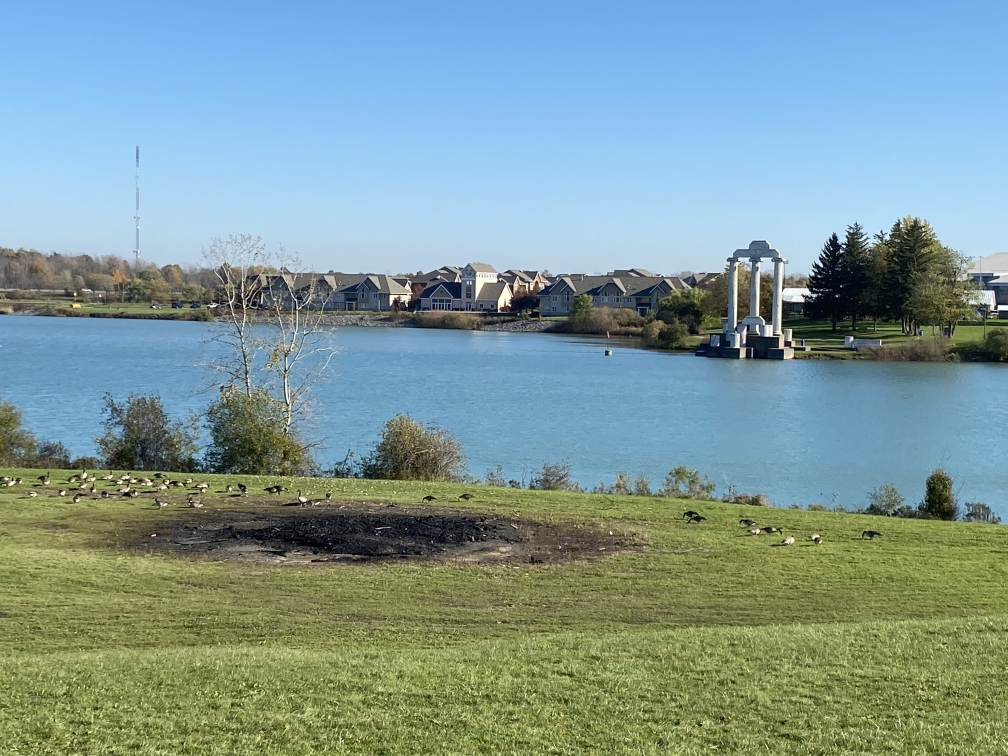
#> input picture NIS/left.jpg, 1008 x 756 px
$ python -i basicsr_niqe.py   (imports and definitions only)
#> lines starting #> are read from the running program, lines starting #| are printed output that depends on the picture
#!/usr/bin/env python3
"""
BasicSR NIQE implementation
======================================

Based on the official BasicSR implementation but made standalone to avoid dependency issues.
Original: https://github.com/XPixelGroup/BasicSR
"""

import cv2
import math
import numpy as np
import os
from scipy.ndimage import convolve
from scipy.special import gamma


# [234 lines left out: functions bgr2ycbcr, imresize, reorder_image, to_y_channel, estimate_aggd_param, compute_feature and 1 more, not called in this run]


def calculate_niqe(img, crop_border=0, input_order='HWC', convert_to='y', **kwargs):
    """Calculate NIQE (Natural Image Quality Evaluator) metric.

    Ref: Making a "Completely Blind" Image Quality Analyzer.
    This implementation could produce almost the same results as the official
    MATLAB codes: http://live.ece.utexas.edu/research/quality/niqe_release.zip

    > MATLAB R2021a result for tests/data/baboon.png: 5.72957338 (5.7296)
    > Our re-implementation result for tests/data/baboon.png: 5.7295763 (5.7296)

    We use the official params estimated from the pristine dataset.
    We use the recommended block size (96, 96) without overlaps.

    Args:
        img (ndarray): Input image whose quality needs to be computed.
            The input image must be in range [0, 255] with float/int type.
            The input_order of image can be 'HW' or 'HWC' or 'CHW'. (BGR order)
            If the input order is 'HWC' or 'CHW', it will be converted to gray
            or Y (of YCbCr) image according to the ``convert_to`` argument.
        crop_border (int): Cropped pixels in each edge of an image. These
            pixels are not involved in the metric calculation.
        input_order (str): Whether the input order is 'HW', 'HWC' or 'CHW'.
            Default: 'HWC'.
        convert_to (str): Whether converted to 'y' (of MATLAB YCbCr) or 'gray'.
            Default: 'y'.

    Returns:
        float: NIQE result.
    """
    # Load the pristine parameters from the local file
    script_dir = os.path.dirname(os.path.abspath(__file__))
    niqe_pris_params = np.load(os.path.join(script_dir, 'niqe_pris_params.npz'))
    mu_pris_param = niqe_pris_params['mu_pris_param']
    cov_pris_param = niqe_pris_params['cov_pris_param']
    gaussian_window = niqe_pris_params['gaussian_window']

    img = img.astype(np.float32)
    if input_order != 'HW':
        img = reorder_image(img, input_order=input_order)
        if convert_to == 'y':
            img = to_y_channel(img)
        elif convert_to == 'gray':
            img = cv2.cvtColor(img / 255., cv2.COLOR_BGR2GRAY) * 255.
        img = np.squeeze(img)

    if crop_border != 0:
        img = img[crop_border:-crop_border, crop_border:-crop_border]

    # round is necessary for being consistent with MATLAB's result
    img = img.round()

    niqe_result = niqe(img, mu_pris_param, cov_pris_param, gaussian_window)

    return niqe_result


# [5 lines not run here, left out]

>>> import cv2
>>> picture = cv2.imread('NIS/left.jpg', cv2.IMREAD_GRAYSCALE)
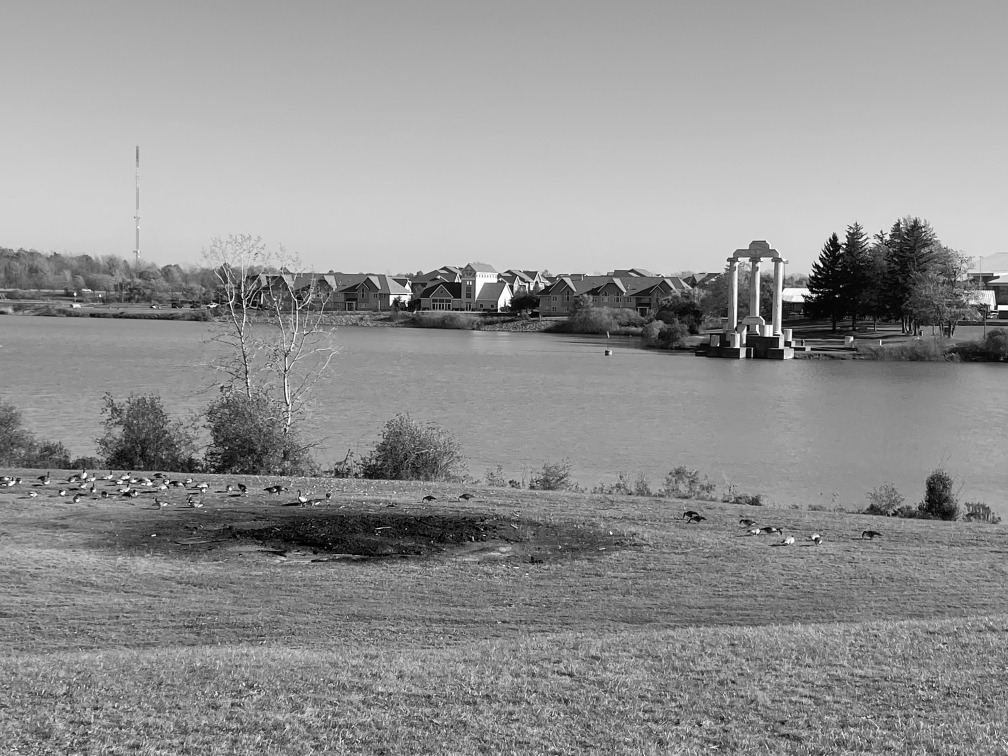
#> picture: shape (756, 1008); min 0, max 255, mean 145.7
>>> result = calculate_niqe(picture)
#> (the run stopped early here; a loop or call above may not have finished)

$ run again, on NIS/right.jpg
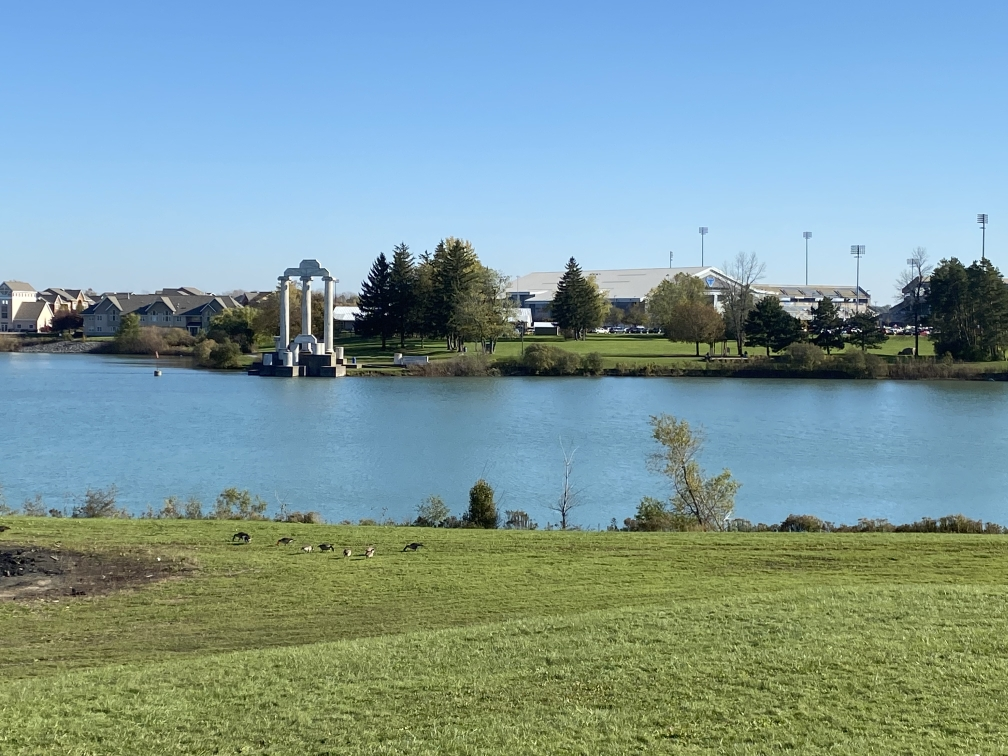
#> input picture NIS/right.jpg, 1008 x 756 px
#> `picture = cv2.imread('NIS/left.jpg', cv2.IMREAD_GRAYSCALE)`:
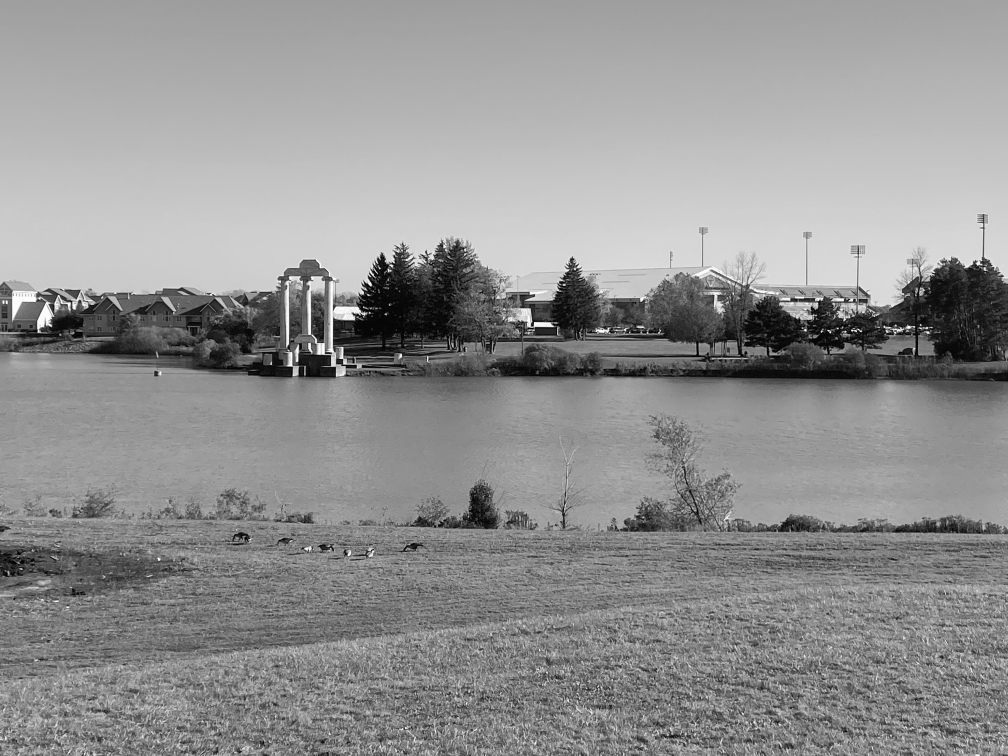
#> picture: shape (756, 1008); min 1, max 255, mean 145.7
